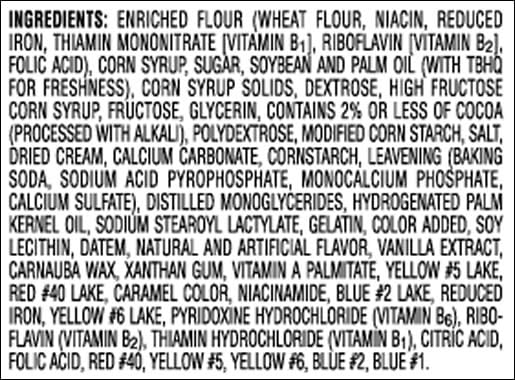
#> input picture Journal/1024160001_adityagupta/backend/tests/sample_images/not-so-real-ingredients-1.jpg, 515 x 380 px
$ python -i preprocessor.py   (imports and definitions only)
#> lines starting #> are read from the running program, lines starting #| are printed output that depends on the picture; after the words box and inside, x2 and y2 are one past the last pixel; in counts of white or black regions, pixels touching at a corner belong together
#> further down, picture is the input picture: PIL image 515x380 RGB; min 0, max 255, mean 182.4
"""
Image Preprocessing pipeline for food packaging OCR.
Solves common real-world Indian food packaging hurdles:
- Crinkled wrappers & glare from metallic foils (Haldiram's, chips, biscuits)
- EXIF camera rotation from mobile photo uploads
- Low-contrast printed typography
- Uneven shadows
"""

import numpy as np
from PIL import Image, ImageOps, ImageEnhance, ImageFilter


def fix_exif_orientation(image: Image.Image) -> Image.Image:
    """Correct camera rotation stored in mobile EXIF metadata."""
    try:
        return ImageOps.exif_transpose(image)
    except Exception:
        return image


def enhance_for_ocr(image: Image.Image) -> Image.Image:
    """
    Applies multi-step enhancement:
    1. EXIF orientation fix
    2. Convert to grayscale
    3. Auto-contrast stretching
    4. Sharpness boost for small packaging font
    5. Slight noise median filter
    """
    img = fix_exif_orientation(image)
    gray = img.convert("L")

    # Auto-contrast to maximize dynamic range
    contrasted = ImageOps.autocontrast(gray, cutoff=2)

    # Enhance sharpness for tiny printed ingredients
    sharpener = ImageEnhance.Sharpness(contrasted)
    sharpened = sharpener.enhance(2.0)
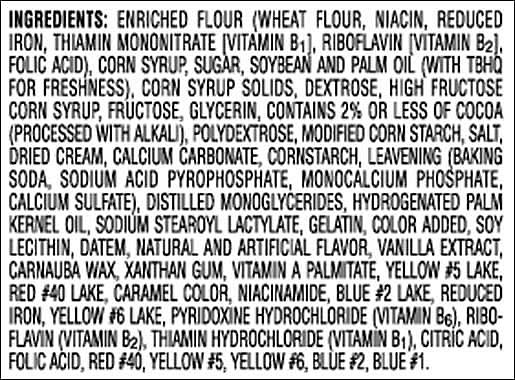
#> sharpened: PIL image 515x380 L; min 0, max 255, mean 179.6

    # Contrast boost
    enhancer = ImageEnhance.Contrast(sharpened)
    boosted = enhancer.enhance(1.6)
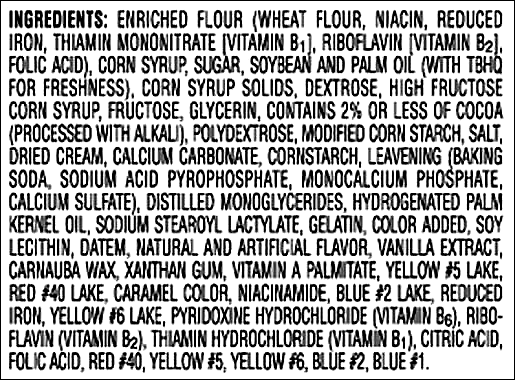
#> boosted: PIL image 515x380 L; min 0, max 255, mean 171.1

    return boosted


def otsu_binarize(image: Image.Image) -> Image.Image:
    """
    Computes Otsu's threshold on grayscale image using NumPy to separate
    high-contrast text from shiny foil / textured background.
    """
    gray = enhance_for_ocr(image)
    arr = np.array(gray)

    # Histogram of pixel intensities
    hist, bin_edges = np.histogram(arr, bins=256, range=(0, 256))
#> hist = 256 values, max 99626 at index 255, min 0 at index 1, mean 764.5; bin_edges = 257 values from 0 to 256
    total_pixels = arr.size
#> total_pixels = 195700
    current_max, optimal_thresh = 0.0, 128

    sum_total = np.dot(np.arange(256), hist)
#> sum_total = 33486447
    weight_bg, sum_bg = 0, 0

    for t in range(256):
        weight_bg += hist[t]
        if weight_bg == 0:
            continue
        weight_fg = total_pixels - weight_bg
        if weight_fg == 0:
            break

        sum_bg += t * hist[t]
        mean_bg = sum_bg / weight_bg
        mean_fg = (sum_total - sum_bg) / weight_fg

        # Between-class variance
        between_var = weight_bg * weight_fg * ((mean_bg - mean_fg) ** 2)

        if between_var > current_max:
            current_max = between_var
            optimal_thresh = t
#> this loop made 256 passes
#> (weight_bg, weight_fg, sum_bg, mean_bg, mean_fg, current_max) on passes 1, 3, 5, 6, 8, 9, 11, 13, 14, 16, 17, 19: (33485, 162215, 0, 0, 206.4, 2.31e+14), (33810, 161890, 650, 0.0192, 206.8, 2.34e+14), (34135, 161565, 1950, 0.0571, 207.3, 2.37e+14), (34475, 161225, 3650, 0.106, 207.7, 2.39e+14), (34829, 160871, 6128, 0.176, 208.1, 2.42e+14), (35181, 160519, 8944, 0.254, 208.6, 2.45e+14), (35512, 160188, 12254, 0.345, 209, 2.48e+14), (35880, 159820, 16670, 0.465, 209.4, 2.5e+14), (36284, 159416, 21922, 0.604, 209.9, 2.53e+14), (36682, 159018, 27892, 0.76, 210.4, 2.56e+14), (37097, 158603, 34532, 0.931, 210.9, 2.59e+14), (37468, 158232, 41210, 1.1, 211.4, 2.62e+14)
#> after the loop, current_max = 3.72e+14; optimal_thresh = 138; sum_bg = 8081817; weight_bg = 195700

    # Binarize with optimal threshold
    binary_arr = np.where(arr > optimal_thresh, 255, 0).astype(np.uint8)
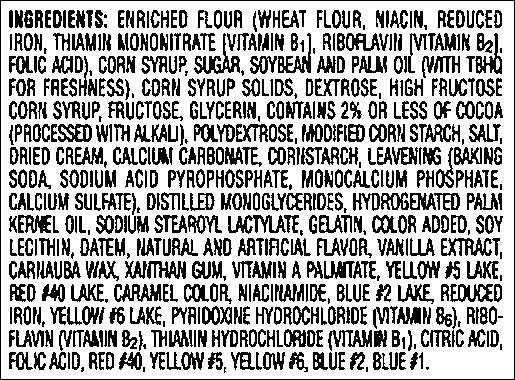
#> binary_arr: shape (380, 515); 65.6% white; 622 black regions (49 under 20 px), largest, box (x1, y1, x2, y2) and area: (0, 0, 515, 380) 1786, (194, 33, 240, 74) 527, (228, 215, 286, 234) 505
    return Image.fromarray(binary_arr)

>>> from PIL import Image
>>> picture = Image.open('../../../../Journal/1024160001_adityagupta/backend/tests/sample_images/not-so-real-ingredients-1.jpg')
>>> result = otsu_binarize(picture)
